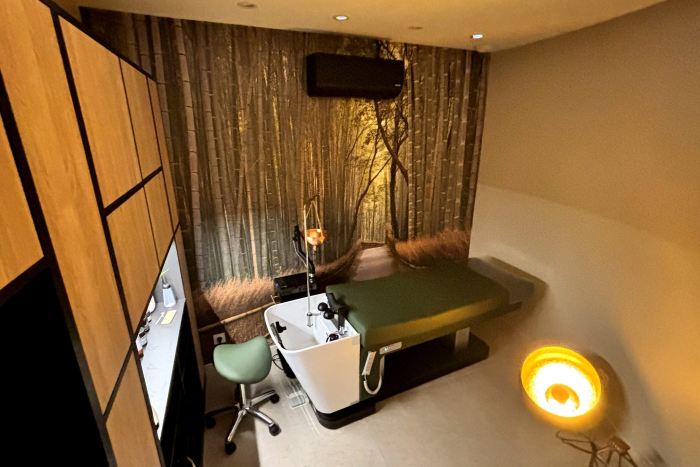
#> input picture photosalon/cabine-headspa.jpg, 1400 x 933 px (shown at 1/2 size); its folder holds only this picture in this run
$ python prepare-ambient-masters.py cabine-headspa
#> lines starting #> are read from the running program, lines starting #| are printed output that depends on the picture
#!/usr/bin/env python3
"""Prepare native-size Canon salon masters with a restrained ambient grade.

The Canon captures already have enough resolution for the site. This pass only
develops their light and colour, crops them to the existing art-direction
frames, and writes metadata-free PNG masters for the responsive derivative
builder. No denoising, sharpening, or upscaling is applied.
"""

from __future__ import annotations

import argparse
import hashlib
import os
import shutil
import uuid
from pathlib import Path

from PIL import Image, ImageEnhance, ImageOps


ROOT = Path(__file__).resolve().parent.parent
SOURCE_DIR = ROOT / "photosalon"
OUTPUT_DIR = SOURCE_DIR / "retouched"


# Keep the established master silhouettes so existing responsive crops and
# layout reservations remain stable while replacing their photographic source.
TARGETS: dict[str, tuple[int, int, float, float]] = {
    "hero-salon": (2400, 3000, 0.48, 0.52),
    "salon-lounge": (1600, 3200, 0.50, 0.50),
    "salon-barbier": (1600, 1600, 0.52, 0.50),
    "salon-headspa": (1600, 1600, 0.50, 0.50),
    "cabine-headspa": (2800, 1866, 0.52, 0.50),
    "service-head-spa": (3600, 2024, 0.52, 0.50),
}


def sha256_file(path: Path) -> str:
    digest = hashlib.sha256()
    with path.open("rb") as stream:
        for chunk in iter(lambda: stream.read(1024 * 1024), b""):
            digest.update(chunk)
#> in prepare, source is the input picture: PIL image 1400x933 RGB; mean R, G, B 132.3, 97.3, 56.2
    return digest.hexdigest()


def crop_box(
    source_size: tuple[int, int],
    target_size: tuple[int, int],
    focal_x: float,
    focal_y: float,
) -> tuple[int, int, int, int]:
    source_width, source_height = source_size
    target_width, target_height = target_size
    source_ratio = source_width / source_height
    target_ratio = target_width / target_height
    if source_ratio > target_ratio:
        crop_height = source_height
        crop_width = round(crop_height * target_ratio)
    else:
        crop_width = source_width
        crop_height = round(crop_width / target_ratio)
    left = round(
        min(max(focal_x * source_width - crop_width / 2, 0), source_width - crop_width)
    )
    top = round(
        min(
            max(focal_y * source_height - crop_height / 2, 0),
            source_height - crop_height,
        )
    )
    return left, top, left + crop_width, top + crop_height


def ambient_grade(source: Image.Image) -> Image.Image:
    """Lift the salon's low light while preserving its warm, cinematic mood."""
    image = ImageOps.exif_transpose(source).convert("RGB")
    image = ImageEnhance.Brightness(image).enhance(1.055)
    image = ImageEnhance.Contrast(image).enhance(1.025)
    image = ImageEnhance.Color(image).enhance(1.02)

    # A very small channel bias keeps the wood, brass and olive tones coherent
    # with the site's warm editorial palette without making skin or whites orange.
    red, green, blue = image.split()
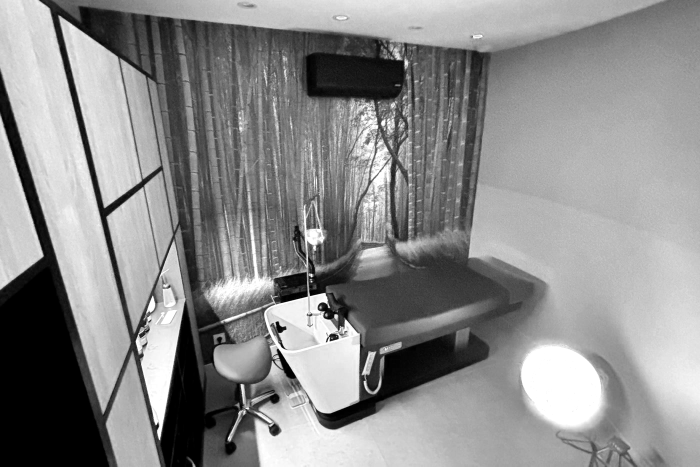
#> red: PIL image 1400x933 L (shown at 1/2 size); min 0, max 255, mean 139.4
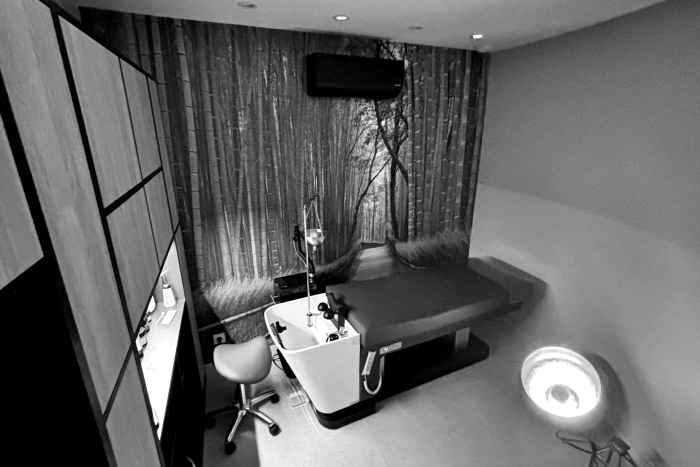
#> green: PIL image 1400x933 L (shown at 1/2 size); min 0, max 255, mean 100.7
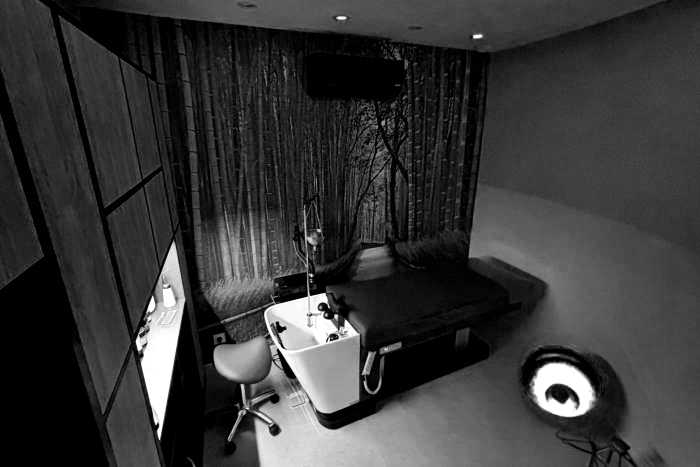
#> blue: PIL image 1400x933 L (shown at 1/2 size); min 0, max 255, mean 55.9
    red = red.point(lambda value: min(255, round(value * 1.018 + 1)))
    blue = blue.point(lambda value: max(0, round(value * 0.975)))
    return Image.merge("RGB", (red, green, blue))


def prepare(slug: str, staged_path: Path) -> None:
    target_width, target_height, focal_x, focal_y = TARGETS[slug]
    source_path = SOURCE_DIR / f"{slug}.jpg"
    with Image.open(source_path) as source:
        graded = ambient_grade(source)
        cropped = graded.crop(
            crop_box(graded.size, (target_width, target_height), focal_x, focal_y)
        )
        master = cropped.resize(
            (target_width, target_height), Image.Resampling.LANCZOS
        )
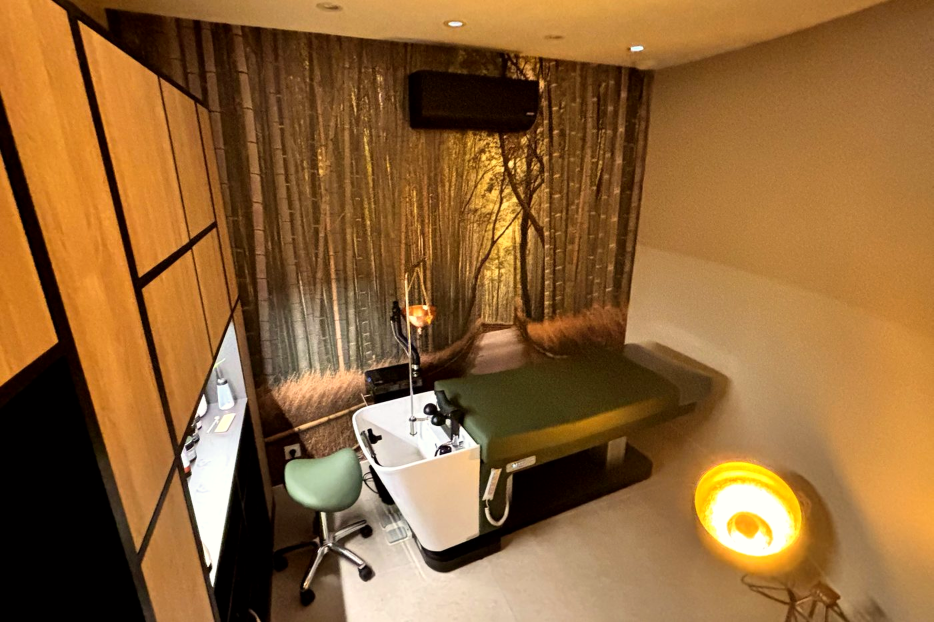
#> master: PIL image 2800x1866 RGB (shown at 1/3 size); mean R, G, B 142.7, 100.7, 54.5
        master.info.clear()
        master.save(staged_path, format="PNG", optimize=True)

    with Image.open(staged_path) as output:
        output.load()
        if output.format != "PNG" or output.mode != "RGB":
            raise RuntimeError(f"{slug}: expected metadata-free RGB PNG")
        if output.size != (target_width, target_height):
            raise RuntimeError(
                f"{slug}: expected {(target_width, target_height)}, got {output.size}"
            )
        if output.info or output.getexif():
            raise RuntimeError(f"{slug}: output unexpectedly contains metadata")
    with Image.open(staged_path) as output:
#> (the run stopped early here; a loop or call above may not have finished)
